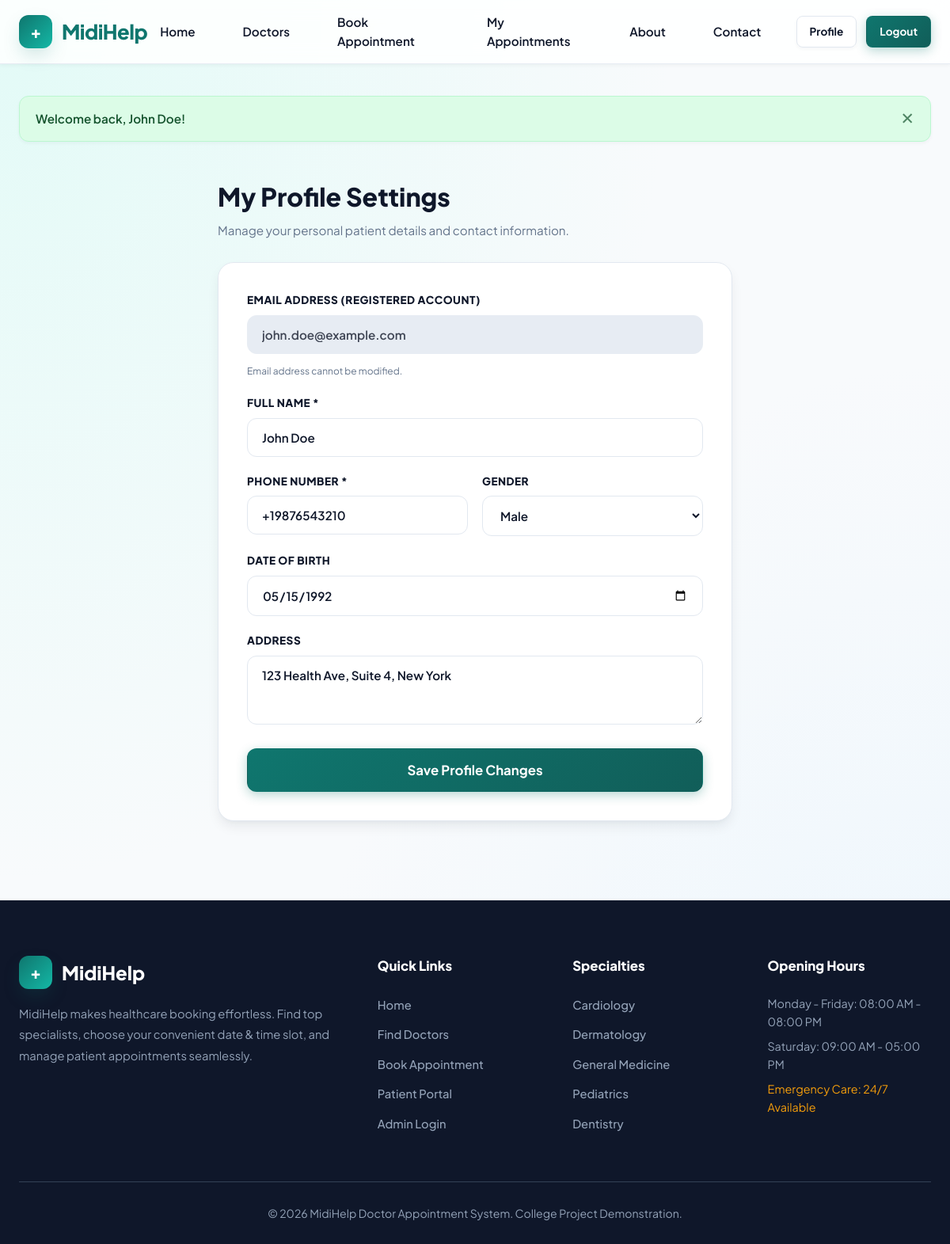
The app's page /profile.php (signed in) with its own data.
### tables this page shows
CREATE TABLE `users` (
  `id` INT(11) NOT NULL AUTO_INCREMENT,
  `full_name` VARCHAR(100) NOT NULL,
  `email` VARCHAR(100) NOT NULL,
  `phone` VARCHAR(20) NOT NULL,
  `password` VARCHAR(255) NOT NULL,
  `gender` ENUM('Male', 'Female', 'Other') DEFAULT 'Male',
  `date_of_birth` DATE DEFAULT NULL,
  `address` TEXT DEFAULT NULL,
  `created_at` TIMESTAMP NOT NULL DEFAULT CURRENT_TIMESTAMP,
  PRIMARY KEY (`id`),
  UNIQUE KEY `email` (`email`)
);

### includes/auth.php (called while the page is built, shortened)
<?php
function is_logged_in() {
    return isset($_SESSION['user_id']) && !empty($_SESSION['user_id']);
}
function get_logged_user() {
    if (is_logged_in()) {
        return [
            'id' => $_SESSION['user_id'],
            'name' => $_SESSION['user_name'] ?? 'Patient',
            'email' => $_SESSION['user_email'] ?? ''
        ];
    }
    return null;
}
?>

### profile.php (the view, shortened to what this page needs)
<?php
require_once __DIR__ . '/config/database.php';
require_once __DIR__ . '/includes/auth.php';
$user = get_logged_user();
$user_id = $user['id'];
$stmt = $conn->prepare("SELECT * FROM users WHERE id = ?");
$stmt->bind_param("i", $user_id);
$stmt->execute();
$res = $stmt->get_result();
$user_data = $res->fetch_assoc();
require_once __DIR__ . '/includes/header.php';
?>
<div class="container" style="padding-top: 20px; padding-bottom: 60px;">
    <div style="max-width: 650px; margin: 0 auto;">
        <div style="margin-bottom: 28px;">
            <h1 style="font-size: 2rem; font-weight: 800; color: var(--dark-text); margin-bottom: 4px;">My Profile Settings</h1>
            <p style="color: var(--muted-text); font-size: 0.95rem;">Manage your personal patient details and contact information.</p>
        </div>
        <div style="background: var(--card-bg); padding: 36px; border-radius: var(--radius-lg); box-shadow: var(--shadow-md); border: 1px solid var(--border-color);">
            <form action="profile.php" method="POST">
                <div class="form-group" style="margin-bottom: 20px;">
                    <label for="email" class="form-label">Email Address (Registered Account)</label>
                    <input type="email" id="email" class="form-control" value="<?php echo htmlspecialchars($user_data['email']); ?>" disabled style="background-color: #E2E8F0; opacity: 0.8; font-weight: 600;">
                    <small style="color: var(--muted-text); font-size: 0.75rem; margin-top: 4px;">Email address cannot be modified.</small>
                </div>
                <div class="form-group" style="margin-bottom: 20px;">
                    <label for="full_name" class="form-label">Full Name *</label>
                    <input type="text" id="full_name" name="full_name" class="form-control" required value="<?php echo htmlspecialchars($user_data['full_name']); ?>">
                </div>
                <div class="form-row" style="margin-bottom: 20px;">
                    <div class="form-group">
                        <label for="phone" class="form-label">Phone Number *</label>
                        <input type="tel" id="phone" name="phone" class="form-control" required value="<?php echo htmlspecialchars($user_data['phone']); ?>">
                    </div>
                    <div class="form-group">
                        <label for="gender" class="form-label">Gender</label>
                        <select id="gender" name="gender" class="form-control">
                            <option value="Male" <?php echo ($user_data['gender'] === 'Male') ? 'selected' : ''; ?>>Male</option>
                        </select>
                    </div>
                </div>
                <div class="form-group" style="margin-bottom: 20px;">
                    <label for="date_of_birth" class="form-label">Date of Birth</label>
                    <input type="date" id="date_of_birth" name="date_of_birth" class="form-control" value="<?php echo htmlspecialchars($user_data['date_of_birth'] ?? ''); ?>">
                </div>
                <div class="form-group" style="margin-bottom: 30px;">
                    <label for="address" class="form-label">Address</label>
                    <textarea id="address" name="address" class="form-control" rows="3"><?php echo htmlspecialchars($user_data['address'] ?? ''); ?></textarea>
                </div>
                <button type="submit" class="btn btn-primary btn-lg btn-block">Save Profile Changes</button>
            </form>
        </div>
    </div>
</div>
<?php require_once __DIR__ . '/includes/footer.php'; ?>

### css/style.css (style rules this page uses)
:root { --primary: #0F766E; --primary-hover: #115E59; --primary-light: #F0FDFA; --secondary: #14B8A6; --secondary-light: #CCFBF1; --accent-glow: rgba(20, 184, 166, 0.35); --bg-color: #F8FAFC; --card-bg: #FFFFFF; --glass-bg: rgba(255, 255, 255, 0.85); --dark-text: #0F172A; --muted-text: #64748B; --border-color: #E2E8F0; --success: #16A34A; --success-bg: #DCFCE7; --warning: #F59E0B; --warning-bg: #FEF3C7; --danger: #DC2626; --danger-bg: #FEE2E2; --info: #0284C7; --info-bg: #E0F2FE; --shadow-sm: 0 2px 4px rgba(15, 23, 42, 0.04); --shadow-md: 0 8px 16px -2px rgba(15, 23, 42, 0.08), 0 4px 6px -2px rgba(15, 23, 42, 0.03); --shadow-lg: 0 20px 35px -8px rgba(15, 23, 42, 0.12), 0 8px 16px -6px rgba(15, 23, 42, 0.06); --shadow-glow: 0 10px 25px -5px rgba(15, 118, 110, 0.25); --radius-sm: 8px; --radius-md: 12px; --radius-lg: 20px; --radius-full: 9999px; --transition: all 0.3s cubic-bezier(0.4, 0, 0.2, 1); }
* { margin: 0; padding: 0; box-sizing: border-box; }
body { font-family: 'Plus Jakarta Sans', -apple-system, BlinkMacSystemFont, "Segoe UI", Roboto, sans-serif; background-color: var(--bg-color); background-image: radial-gradient(at 0% 0%, rgba(204, 251, 241, 0.5) 0px, transparent 50%), radial-gradient(at 100% 100%, rgba(224, 242, 254, 0.5) 0px, transparent 50%); background-attachment: fixed; color: var(--dark-text); line-height: 1.6; display: flex; flex-direction: column; min-height: 100vh; overflow-x: hidden; }
.container { width: 100%; max-width: 1240px; margin: 0 auto; padding: 0 24px; }
.btn { display: inline-flex; align-items: center; justify-content: center; gap: 8px; font-family: inherit; font-size: 0.95rem; font-weight: 700; padding: 12px 24px; border-radius: var(--radius-md); border: 1px solid transparent; cursor: pointer; transition: var(--transition); text-align: center; white-space: nowrap; position: relative; overflow: hidden; }
.btn-primary { background: linear-gradient(135deg, var(--primary), #115E59); color: white; box-shadow: 0 4px 14px rgba(15, 118, 110, 0.3); }
.btn-lg { padding: 16px 32px; font-size: 1.05rem; border-radius: var(--radius-md); }
.btn-block { width: 100%; }
.form-group { display: flex; flex-direction: column; gap: 8px; }
.form-label { font-size: 0.85rem; font-weight: 800; color: var(--dark-text); text-transform: uppercase; letter-spacing: 0.5px; }
.form-control { width: 100%; padding: 14px 18px; font-family: inherit; font-size: 0.95rem; font-weight: 600; border: 1px solid var(--border-color); border-radius: var(--radius-md); background-color: var(--card-bg); color: var(--dark-text); transition: var(--transition); }
.form-row { display: grid; grid-template-columns: 1fr 1fr; gap: 18px; }

### records on screen
users: email "john.doe@example.com", full_name "John Doe", phone "+19876543210", gender "Male", date_of_birth "05/15/1992", address "123 Health Ave, Suite 4, New York"

### other values on screen
$_SESSION['flash_success'] "Welcome back, John Doe!"
